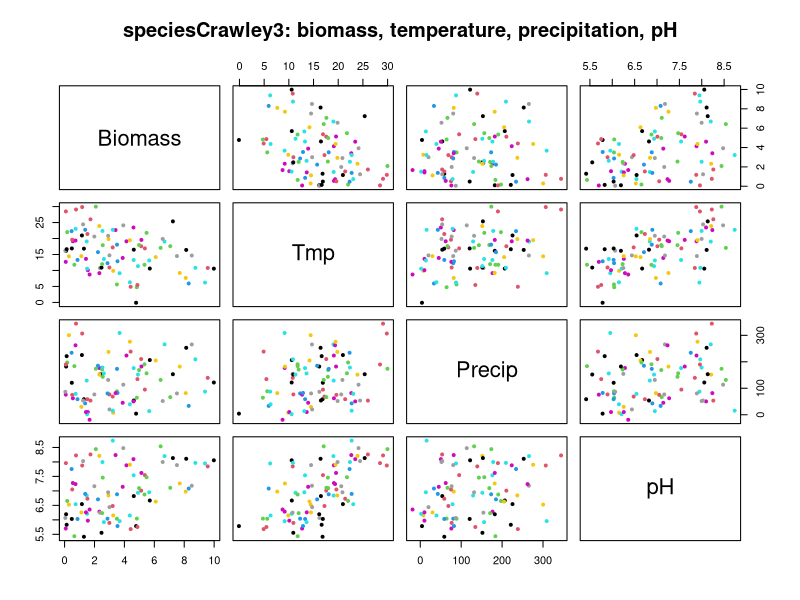
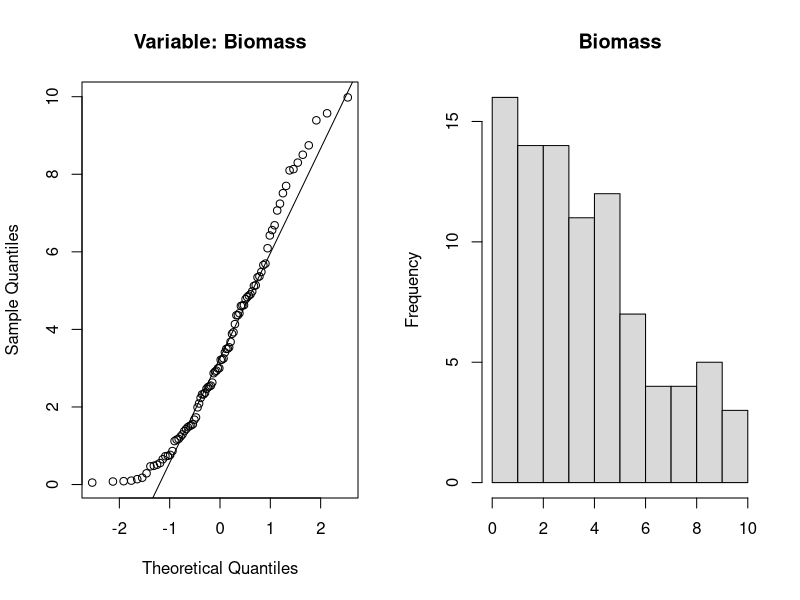
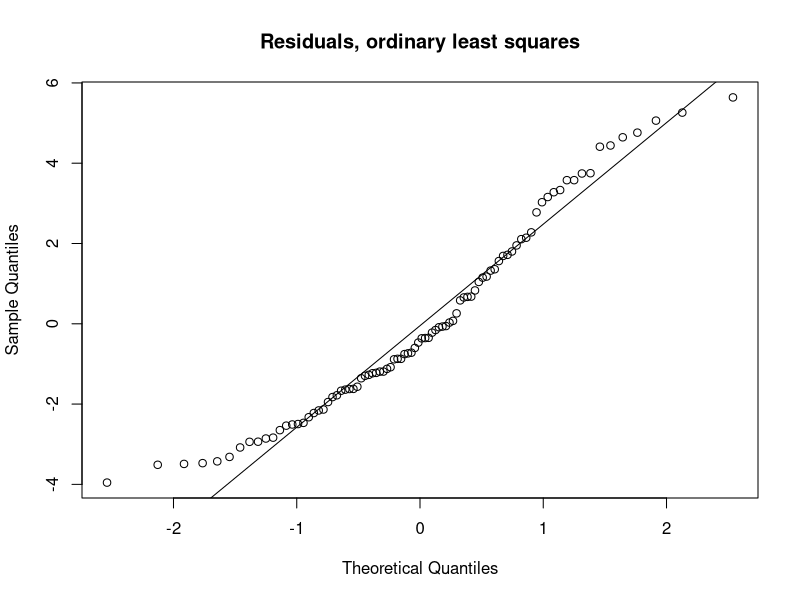
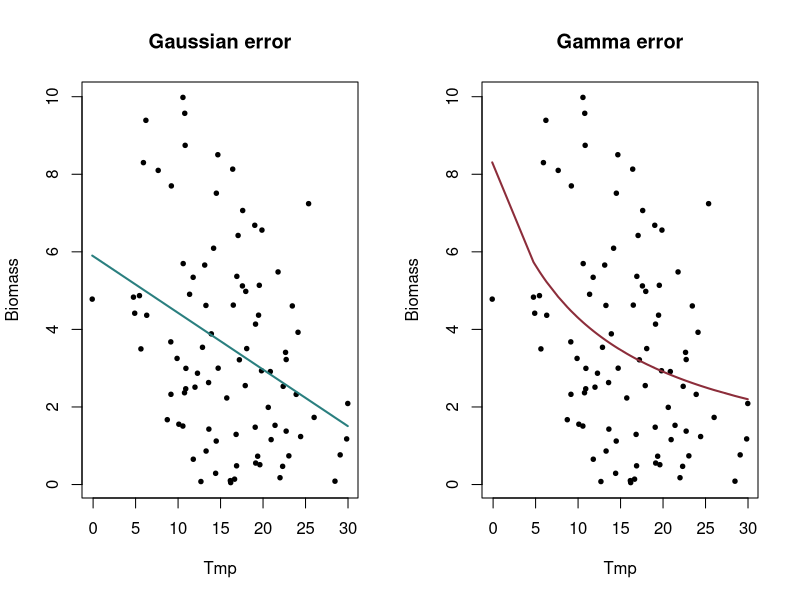
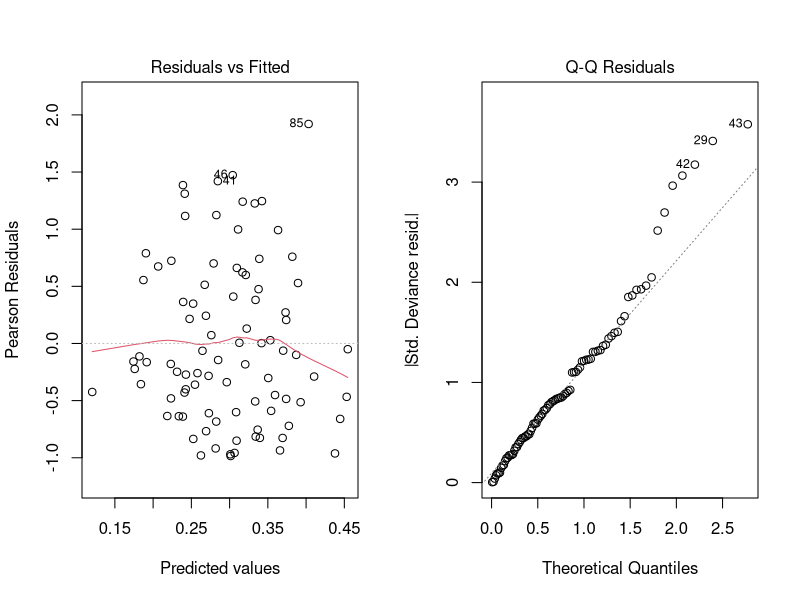
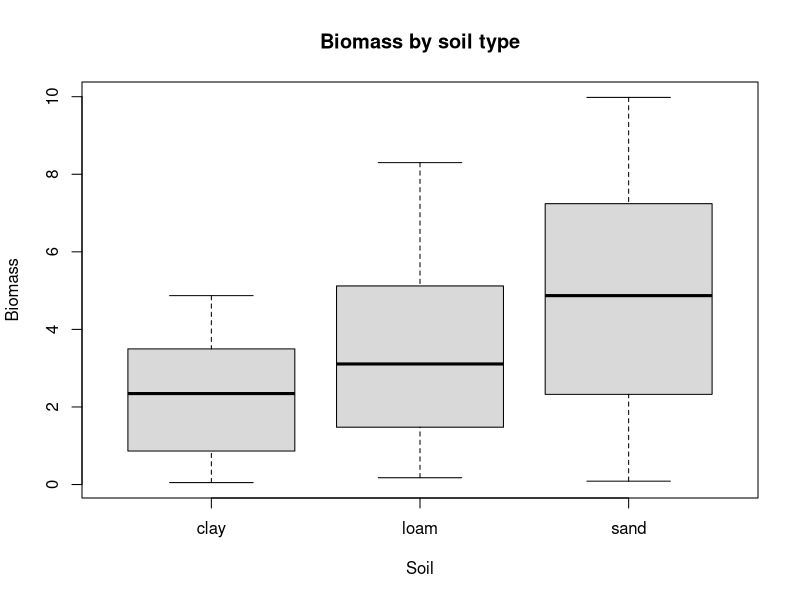
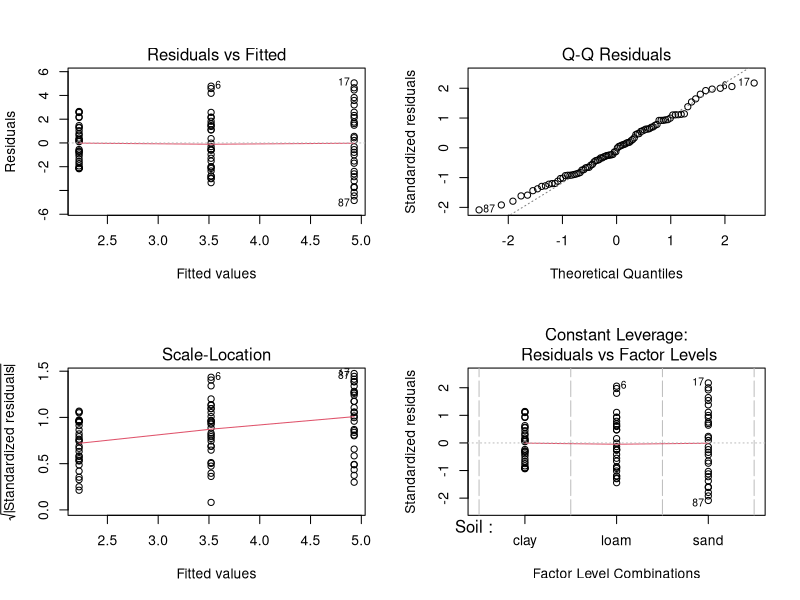
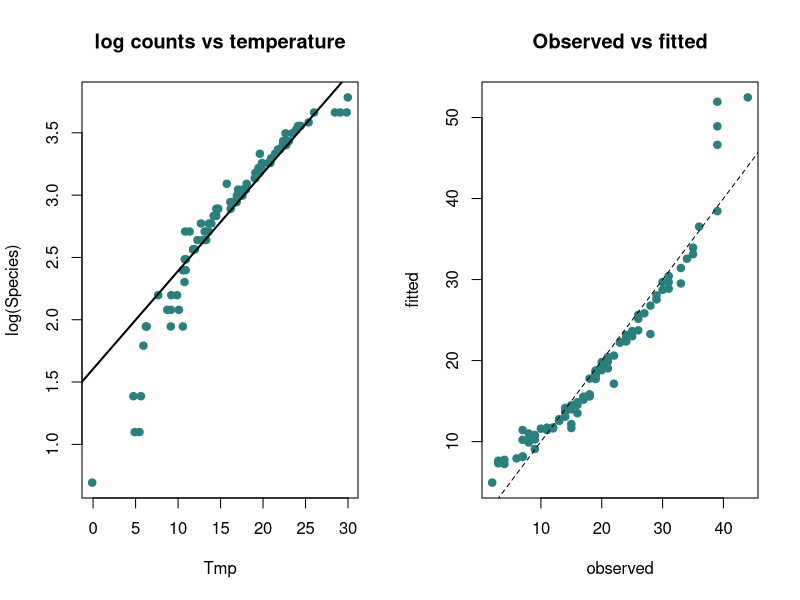

Reproduce these figures in R, in order.
## ============================================================================
##  MS_LJMR :: 13_GLM.R — Generalized Linear Models (multivariate predictors)
##
##  Original authors: Marlon E. Cobos & Jorge Soberón
##                    (BIOL 943 Multivariate Methods, University of Kansas)
##  Revised for the MS_LJMR edition by: Luis J. Madrigal-Roca
##
##  Revised from 19_GLModels.R. Uses frozen 'crawley' mixed-type table.
## ============================================================================

##  PLAIN CLASSROOM EDITION
##  Generated from R/13_GLM.R by scripts/make_class_src.py --
##  edit R/13_GLM.R and regenerate; changes made here will be overwritten.
## ============================================================================

# Working directory
#   Point this at the folder that holds this script and its data/ subfolder.
#   Every file name below is resolved relative to it, so the script and its
#   data have to travel together -- or at least stay in step.
#
#   This session reads, from data/: speciesCrawley3.csv
setwd("YOUR/DIRECTORY")

## ============================================================================
##  1. WHY GENERALIZED
## ============================================================================
##  A linear model says   Y ~ mu + X + error, and ordinary regression assumes
##  the error is (1) normal with mean 0 and (2) of constant variance across all
##  observations. A GLM relaxes both: the error may follow another distribution,
##  and its variance may depend on the mean. So you must state the FAMILY --
##  gaussian, Gamma, Poisson, binomial -- and the LINK that connects the linear
##  predictor to the mean.
m <- read.csv("data/speciesCrawley3.csv", stringsAsFactors = TRUE)
m$Soil <- factor(m$Soil)
str(m)

par(mfrow = c(1, 1))
pairs(m[, 2:5], col = factor(m$Species), pch = 19, cex = .6,
      main = "speciesCrawley3: biomass, temperature, precipitation, pH")

## ---- is the response even close to normal? ----------------------------------
op <- par(mfrow = c(1, 2))
qqnorm(m$Biomass, main = "Variable: Biomass"); qqline(m$Biomass)
hist(m$Biomass, col = "grey85", main = "Biomass", xlab = "")
par(op)
cat("\nShapiro-Wilk on Biomass: p =", signif(shapiro.test(m$Biomass)$p.value, 4),
    " (small p => not normal)\n")

## ---- and are the RESIDUALS of an OLS fit normal? ----------------------------
##  This is the assumption that actually matters; the marginal distribution of
##  the response does not have to be normal for OLS to be valid.
mLM <- lm(Biomass ~ Tmp, data = m)
par(mfrow = c(1, 1))
qqnorm(residuals(mLM), main = "Residuals, ordinary least squares")
qqline(residuals(mLM))
cat("Shapiro-Wilk on OLS residuals: p =",
    signif(shapiro.test(residuals(mLM))$p.value, 4), "\n")

## ============================================================================
##  2. CHOOSING A FAMILY
## ============================================================================
##  continuous and unbounded      -> gaussian (ordinary regression)
##  continuous and non-negative   -> Gamma, or inverse gaussian
##      (biomass, precipitation, concentrations -- anything with a hard floor)
##  counts in a fixed interval    -> poisson
##      poisson assumes mean == variance; when that fails use quasipoisson or
##      a negative binomial
##  binary / proportions          -> binomial (logistic regression)
##  more than two categories      -> multinomial
mGauss <- glm(Biomass ~ Tmp, data = m, family = gaussian)
mGamma <- glm(Biomass ~ Tmp, data = m, family = Gamma)

op <- par(mfrow = c(1, 2))
o <- order(m$Tmp)
plot(m$Tmp, m$Biomass, pch = 19, cex = .6, main = "Gaussian error",
     xlab = "Tmp", ylab = "Biomass")
lines(m$Tmp[o], fitted(mGauss)[o], col = "#2a7f7f", lwd = 2)
plot(m$Tmp, m$Biomass, pch = 19, cex = .6, main = "Gamma error",
     xlab = "Tmp", ylab = "Biomass")
lines(m$Tmp[o], fitted(mGamma)[o], col = "#8c2d3a", lwd = 2)
par(op)

##  predict(type = "response") returns the fitted MEAN; without it you get the
##  linear predictor, which for Gamma is on the inverse scale.
cat("\nfirst fitted values, response vs link scale:\n")
print(round(head(cbind(response = predict(mGamma, type = "response"),
                       link     = predict(mGamma)), 4), 4))

op <- par(mfrow = c(1, 2))
plot(mGamma, which = 1)      # residuals vs fitted: outliers and structure
plot(mGamma, which = 2)      # normal Q-Q of deviance residuals
par(op)

## ---- adding a second predictor, and an interaction ---------------------------
mG_TP  <- glm(Biomass ~ Tmp + Precip, data = m, family = Gamma)
mG_TxP <- glm(Biomass ~ Tmp * Precip, data = m, family = Gamma)
print(summary(mG_TP))
print(summary(mG_TxP))
cat("\nAIC:\n"); print(AIC(mGamma, mG_TP, mG_TxP))
## (the original script compared an object `mBT` that was never created; the
##  three models above are the intended comparison)

## ============================================================================
##  3. A FACTOR PREDICTOR IS AN ANOVA
## ============================================================================
mBS <- glm(Biomass ~ Soil, data = m, family = gaussian)
print(summary(mBS))
par(mfrow = c(1, 1))
boxplot(Biomass ~ Soil, data = m, col = "grey85",
        main = "Biomass by soil type")

##  Exactly the same model, in the vocabulary of experimental design:
aovBS <- aov(Biomass ~ Soil, data = m)
print(summary(aovBS))
cat("\nsame residual deviance:",
    isTRUE(all.equal(deviance(mBS), sum(residuals(aovBS)^2))), "\n")
op <- par(mfrow = c(2, 2)); plot(aovBS)
par(op)

## ============================================================================
##  4. COUNTS: THE POISSON FAMILY
## ============================================================================
##  Species is a count, so the natural family is Poisson with a log link. The
##  coefficients are therefore on the LOG scale -- a unit change in Tmp
##  multiplies the expected count by exp(beta).
mST <- glm(Species ~ Tmp, data = m, family = poisson)
print(summary(mST))
cat("\nexp(coefficients) -- multiplicative effect on the count:\n")
print(round(exp(coef(mST)), 4))

op <- par(mfrow = c(1, 2))
plot(m$Tmp, log(m$Species), pch = 19, col = "#2a7f7f",
     xlab = "Tmp", ylab = "log(Species)", main = "log counts vs temperature")
abline(coef(mST), lwd = 2)
plot(m$Species, fitted(mST), pch = 19, col = "#2a7f7f",
     xlab = "observed", ylab = "fitted", main = "Observed vs fitted")
abline(0, 1, lty = 2)
par(op)

##  Poisson assumes mean = variance. Check it before trusting the standard
##  errors: a dispersion far above 1 means the SEs are too small.
disp <- sum(residuals(mST, type = "pearson")^2) / df.residual(mST)
cat("\ndispersion:", round(disp, 3),
    if (disp > 1.5) " -- overdispersed, consider quasipoisson\n" else " -- acceptable\n")

## ---- interactions -----------------------------------------------------------
mSTp  <- glm(Species ~ Tmp + pH, data = m, family = poisson)
mST_p <- glm(Species ~ Tmp * pH, data = m, family = poisson)
print(summary(mSTp))
print(summary(mST_p))
cat("\nAIC, additive vs interaction:\n"); print(AIC(mSTp, mST_p))
op <- par(mfrow = c(2, 2)); plot(mST_p)
par(op)

## ============================================================================
##  5. ONE MODEL PER GROUP, OR ONE MODEL WITH GROUPS?
## ============================================================================
##  Fitting the three soils separately gives three lines but no test of whether
##  they differ.
mBTl <- glm(Biomass ~ Tmp, data = m, family = gaussian, subset = Soil == "loam")
mBTc <- glm(Biomass ~ Tmp, data = m, family = gaussian, subset = Soil == "clay")
mBTs <- glm(Biomass ~ Tmp, data = m, family = gaussian, subset = Soil == "sand")

par(mfrow = c(1, 1))
cols <- c(clay = "black", loam = "red", sand = "green3")
plot(m$Tmp, m$Biomass, col = cols[as.character(m$Soil)], pch = 19,
     xlab = "Tmp", ylab = "Biomass", main = "One regression per soil type")
abline(mBTc, col = cols["clay"], lwd = 2)
abline(mBTl, col = cols["loam"], lwd = 2)
abline(mBTs, col = cols["sand"], lwd = 2)
legend("bottomleft", legend = names(cols), col = cols, lwd = 2, bty = "n")

##  Analysis of covariance does it properly, in one model. The interaction term
##  IS the hypothesis "the slopes differ"; dropping it assumes common slope and
##  different intercepts.
mBT_S  <- glm(Biomass ~ Tmp * Soil, data = m, family = gaussian)   # sep. slopes
mBT_Si <- glm(Biomass ~ Tmp + Soil, data = m, family = gaussian)   # common slope
print(summary(mBT_S))
print(summary(mBT_Si))
cat("\nAIC, separate vs common slopes:\n"); print(AIC(mBT_S, mBT_Si))
cat("\nlikelihood-ratio test of the interaction:\n")
print(anova(mBT_Si, mBT_S, test = "F"))

cat("\n[13_GLM] state the family and the link, check the dispersion, and let a",
    "single model with an interaction answer 'do the groups differ' rather",
    "than fitting each group on its own.\n")
